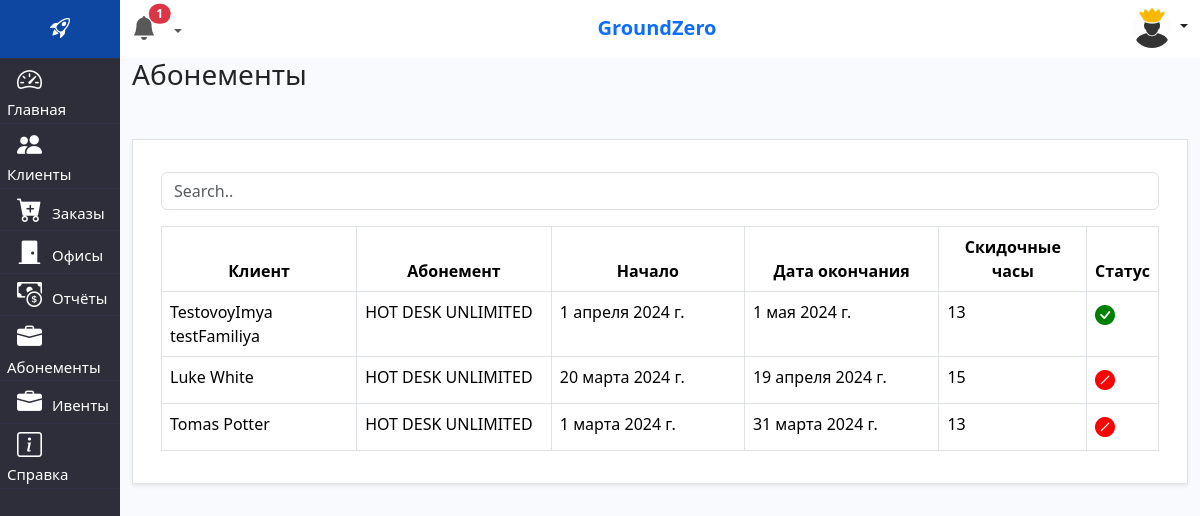
Before: /abonements_list/ (signed in) with the older database file.
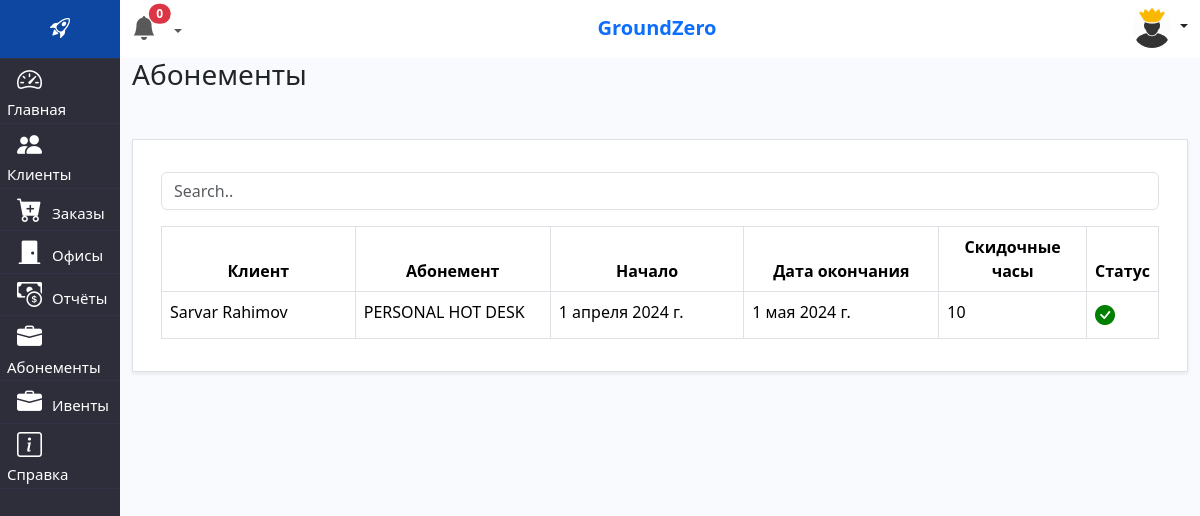
After: the same page with the newer database file.
### crm/models.py (models this page shows, shortened)
class AbonementBuyList(models.Model):
    abonement = models.ForeignKey(Abonement, on_delete=models.CASCADE, verbose_name='Абонемент')
    client = models.ForeignKey(Client, to_field='telegram_id', on_delete=models.CASCADE, verbose_name='ID клиента')
    subscription_start = models.DateField(verbose_name='Начало подписки', blank=True)
    subscription_end = models.DateField(verbose_name='Конец подписки', blank=True)
    free_time = models.SmallIntegerField(default=12, validators=[MinValueValidator(0), MaxValueValidator(15)])
    is_active = models.BooleanField(default=True)
    created_at = models.DateTimeField(auto_now_add=True, blank=True, null=True)
    added_user = models.ForeignKey(settings.AUTH_USER_MODEL, on_delete=models.CASCADE, null=True, blank=True)
    class Meta:
        verbose_name = 'Данные покупки абонемента'
        verbose_name_plural = 'Журнал покупок абонементов'

class Client(models.Model):
    objects = None
    languages = [("en", 'English'), ("ru", 'Russian'), ("uz", 'Uzbek')]
    tg_lang = models.CharField(max_length=10, choices=languages, default='ru', blank=True, null=True)
    name = models.CharField(max_length=50, verbose_name='Имя')
    surname = models.CharField(max_length=50, verbose_name='Фамилия')
    telegram_id = models.TextField(max_length=100, verbose_name='ТГ-ИД клиента', unique=True)
    image = models.ImageField(upload_to='images/', null=True, blank=True, verbose_name='Фото клиента')
    username = models.CharField(max_length=50, verbose_name='tg-username', null=True, blank=True)
    phone = models.CharField(max_length=20, verbose_name='Контакты', null=True, blank=True)
    comment = models.TextField(verbose_name='Комментария', null=True, blank=True)
    docs = models.FileField(upload_to='docs/users', null=True, blank=True, verbose_name='Документы')
    added_user = models.ForeignKey(settings.AUTH_USER_MODEL, on_delete=models.CASCADE, null=True, blank=True)
    created_at = models.DateTimeField(auto_now_add=True, verbose_name='Дата создания')
    discount = models.SmallIntegerField(default=0, verbose_name='Скидка %')
    email = models.EmailField(blank=True, null=True, verbose_name='Email')
    loyalty = models.PositiveSmallIntegerField(default=1, verbose_name='Стаж клиента/день')
    activity = models.PositiveSmallIntegerField(default=4, verbose_name='Индекс активности')
    def get_absolute_url(self):
        return reverse('client', kwargs={'telegram_id': self.telegram_id})
    def file_link(self):
        if self.docs:
            return self.docs.url
    file_link.allow_tags = True
    def __str__(self):
        return f"{self.name} {self.surname}"
    class Meta:
        verbose_name = 'Клиент'
        verbose_name_plural = 'Клиенты'

class Abonement(models.Model):
    title = models.CharField(max_length=50, verbose_name='Абонемент')
    price = models.DecimalField(max_digits=10, decimal_places=2, verbose_name='Цена')
    days = models.PositiveSmallIntegerField(verbose_name='Срок абонемента/дней')
    work_hour_from = models.TimeField(blank=True, null=True, verbose_name='Рабочая времья от')
    work_hour_to = models.TimeField(blank=True, null=True, verbose_name='Рабочая времья до')
    free_time = models.SmallIntegerField(default=12, validators=[MinValueValidator(0), MaxValueValidator(12)],verbose_name='-50% на Митинг рум')
    other_loc_work_time = models.PositiveSmallIntegerField(blank=True, null=True, default=3,
                                                           verbose_name="Возможность работать в других локацих")
    class Meta:
        verbose_name = 'Абонемент'
        verbose_name_plural = 'Абонементы'

### crm/views.py (the view)
# urls.py: path('abonements_list/', abonements_list, name='abonements_list'),
def abonements_list(request):
    abonements = AbonementBuyList.objects.all().order_by('-subscription_start')
    context = {'abonements': abonements, 'title': 'Абонементы'}
    return render(request, 'crm/abonements_list.html', context=context)

### crm/context_processor.py (called while the page is built)
def deactivete_subscribtion(request):
    eski_abonents = AbonementBuyList.objects.filter(subscription_end__lt=datetime.date.today())
    eski_abonents.update(is_active=False)
    return {
        'eski_abonents': eski_abonents
    }

### crm/templates/crm/abonements_list.html (shortened to what this page needs)
{% extends 'base.html' %}
{% block main %}
<h3>Абонементы</h3>
<div class="mt-5 mb-3 p-3 button-container bg-white border shadow-sm">
    <div class="container-fluid mt-3">
        <input class="form-control mb-3" id="myInput" type="text" placeholder="Search..">
        <table class="table table-bordered">
            <thead>
            <tr class="text-center">
                <th style="width:20%">Клиент</th>
                <th style="width:20%">Абонемент</th>
                <th style="width:20%">Начало</th>
                <th style="width:20%">Дата окончания</th>
                <th style="width:15%">Скидочные часы</th>
                <th style="width:5%">Статус</th>
            </tr>
            </thead>
            <tbody id="myTable">
            {% for ab in abonements %}
            <tr>
                <td><a href="{{ ab.client.get_absolute_url }}" style="color:black;">{{ ab.client }}</a></td>
                <td>{{ab.abonement.title }}</td>
                <td>{{ ab.subscription_start }}</td>
                <td>{{ ab.subscription_end }}</td>
                <td>{{ ab.free_time }}</td>
                {% if ab.is_active %}
                <td><i class="bi bi-check-circle-fill" style="color:green"></i></td>
                {% else %}
                <td><i class="bi bi-slash-circle-fill" style="color:red"></i></td>
                {% endif %}
            </tr>
            {% endfor %}
            </tbody>
        </table>
    </div>
</div>
{% endblock main %}

Changed rows visible on the page:
removed AbonementBuyList: client "TestovoyImya testFamiliya", abonement "HOT DESK UNLIMITED", subscription_start "1 апреля 2024 г.", subscription_end "1 мая 2024 г.", free_time "13", is_active True (drawn)
removed AbonementBuyList: client "Luke White", abonement "HOT DESK UNLIMITED", subscription_start "20 марта 2024 г.", subscription_end "19 апреля 2024 г.", free_time "15", is_active True (drawn)
removed AbonementBuyList: client "Tomas Potter", abonement "HOT DESK UNLIMITED", subscription_start "1 марта 2024 г.", subscription_end "31 марта 2024 г.", free_time "13", is_active False (drawn)
added AbonementBuyList: client "Sarvar Rahimov", abonement "PERSONAL HOT DESK", subscription_start "1 апреля 2024 г.", subscription_end "1 мая 2024 г.", free_time "10", is_active True (drawn)
Other visible differences:
{{ counts }}: "1" → "0"
